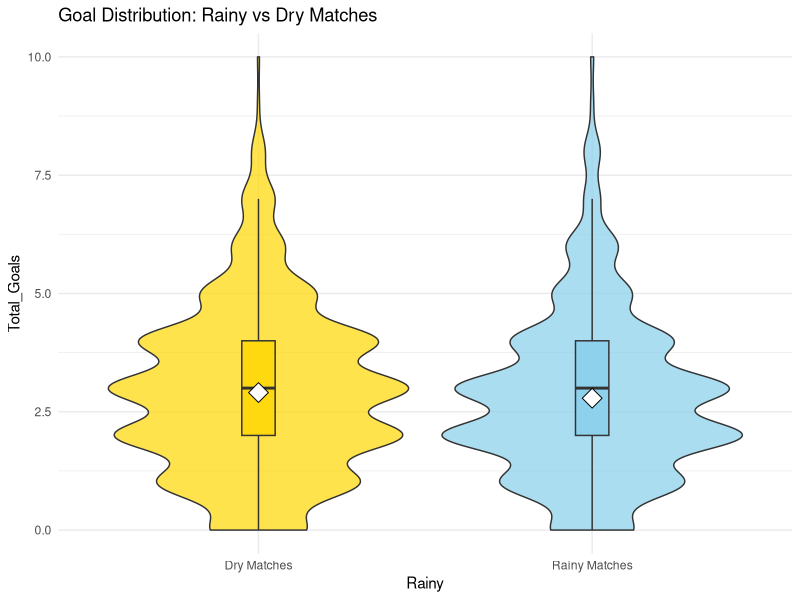

Here is the R script that generated this plot:
library(tidyverse)

df <- read.csv("football_combined_cleaned.csv")

goals_weather_data <- df %>%
  mutate(
    Total_Goals = FTHG + FTAG,
    Goal_Diff = FTHG - FTAG,
    Rainy = precipitation > 0,
    Precip_Category = case_when(
      precipitation == 0 ~ "Dry (0mm)",
      precipitation <= 2 ~ "Light Rain (0-2mm)",
      precipitation <= 5 ~ "Moderate (2-5mm)",
      TRUE ~ "Heavy (>5mm)"
    )
  ) %>%
  select(Total_Goals, Goal_Diff, FTHG, FTAG, precipitation, Rainy, Precip_Category) %>%
  drop_na()

png("figures/goals_by_rain_normalized.png", width = 1000, height = 800)
ggplot(goals_weather_data, aes(Rainy, Total_Goals, fill = Rainy)) +
  geom_violin(alpha = 0.7, scale = "width") +
  geom_boxplot(width = 0.1, alpha = 0.8, outlier.shape = NA) +
  stat_summary(fun = mean, geom = "point", shape = 23, size = 5, fill = "white") +
  scale_fill_manual(values = c("FALSE" = "gold", "TRUE" = "skyblue")) +
  scale_x_discrete(labels = c("FALSE" = "Dry Matches", "TRUE" = "Rainy Matches")) +
  labs(title = "Goal Distribution: Rainy vs Dry Matches") +
  theme_minimal() +
  theme(legend.position = "none")
dev.off()

weather_bins <- goals_weather_data %>%
  group_by(Precip_Category) %>%
  summarise(
    Avg_Goals = mean(Total_Goals),
    SE_Goals = sd(Total_Goals)/sqrt(n()),
    Lower_CI = Avg_Goals - 1.96*SE_Goals,
    Upper_CI = Avg_Goals + 1.96*SE_Goals,
    Matches = n(),
    Proportion = n()/nrow(goals_weather_data),
    Home_Goals = mean(FTHG),
    Away_Goals = mean(FTAG),
    Goal_Diff_Avg = mean(Goal_Diff),
    Home_Win_Rate = mean(Goal_Diff > 0)
  )

weather_bins$Precip_Category <- factor(
  weather_bins$Precip_Category,
  levels = c(
    "Dry (0mm)",
    "Light Rain (0-2mm)",
    "Moderate (2-5mm)",
    "Heavy (>5mm)"
  )
)

write.csv(weather_bins, "goals_by_precipitation_bins.csv", row.names = FALSE)